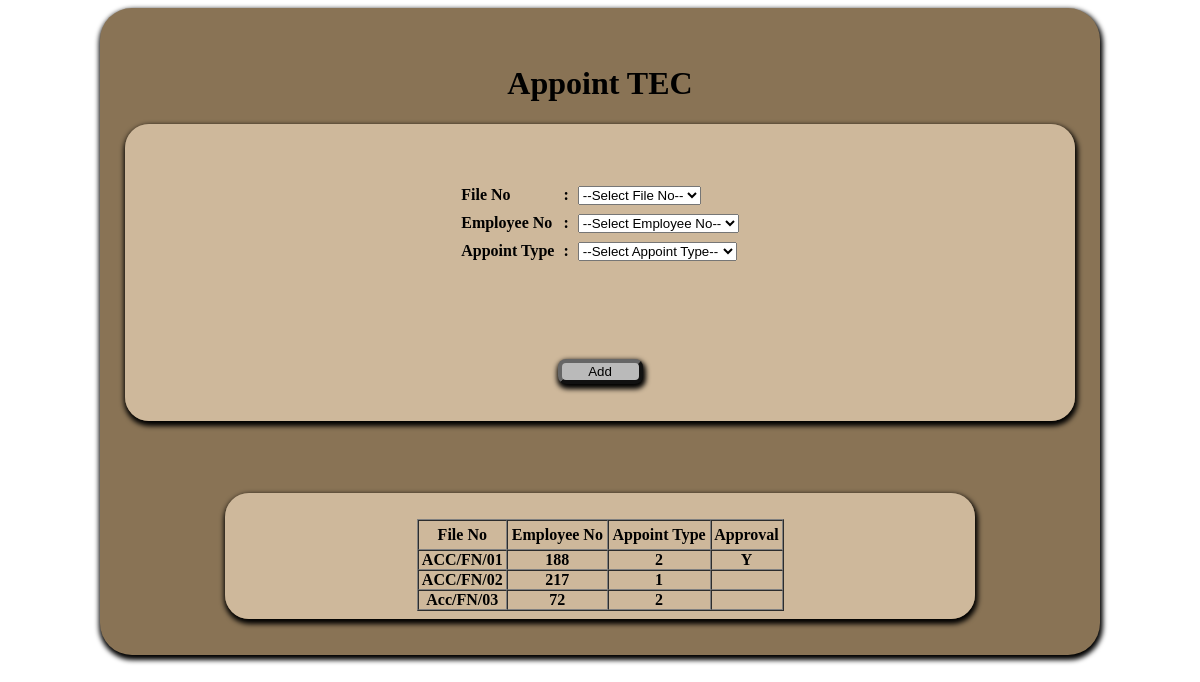
The page /appoint_TEC2.php on the database its author committed.
### tables this page shows
CREATE TABLE IF NOT EXISTS `appoint_tec` (
  `File_no` varchar(25) NOT NULL,
  `EmpNo` int(10) NOT NULL,
  `type_id` int(1) NOT NULL,
  `Approve` varchar(1) NOT NULL,
  PRIMARY KEY (`File_no`),
  UNIQUE KEY `File_no` (`File_no`)
);

### phpfncs/Database.php (called while the page is built, shortened)
<?php
class DBOperations
{
private $ServerCon;
	public function Connect_to_DB($db)
	{
	$this->ServerCon = mysql_connect("localhost","root","");
	if (!$this->ServerCon)
		  {
		  die('Could not connect: ' . mysql_error());
		  }
	  else
		  {
			$this->DbCon =mysql_select_db('misaccdb', $this->ServerCon);
		  }
	}
	public function Exe_Qry($query)
	{
			$result = mysql_query($query, $this->ServerCon);
				if(!$result)
				{
					die('DB Error: ' . mysql_error(). " <br/>" .$query);
					echo '<script> alert ("'. mysql_error() .'"); </script>';
				}
				else
				{
					return $result;
				}
	}
}
?>

### appoint_TEC2.php (the view, shortened to what this page needs)
<!DOCTYPE html>
<html>
<head>
<link href="css/Css_file.css" rel="stylesheet" type="text/css">
<?php
require_once ("phpfncs/Database.php");
$db = new DBOperations("attend_db");
?>
</head>
	<body>
<div id="wrapp">
	<form method="post" action="" onSubmit="return validate_form(this);" class="plain">
<table align="center" class="searchResults">
		<table width="94%" height="297"  border="0" align="center" cellpadding="10" cellspacing="1" id="wrapped2">
		  <caption><h1>Appoint TEC</h1></caption>
            	<tr>
					<th>
					<table align="center"  border="0" cellpadding="4" cellspacing="1" style="color:#000000">
                <div class="combobox">
                <tr>
					<th valign="top" scope="row"><div align="left">File No</div></th>
					<th valign="top">:</th>
							<td align="left">
							<select name = "txtfile_no" id = "txtfile_no" onChange = "buttonfun()">
            <?php
				echo "<option >--Select File No--</option>";
			?>
			</td>
    </tr>
				</tr>
				</div>
                <div class="combobox">
                <tr>
					<th valign="top" scope="row"><div align="left">Employee No</div></th>
					<th valign="top">:</th>
							<td align="left">
							<select name = "txtemp_no" id = "txtemp_no" onChange = "buttonfun()">
            <?php
				echo "<option >--Select Employee No--</option>";
			?>
			</td></tr></select>
				</tr></div>
                <div class="combobox">
                <tr>
					<th valign="top" scope="row"><div align="left">Appoint Type</div></th>
					<th valign="top">:</th>
							<td align="left">
							<select name = "txtappoin_type" id = "txtappoin_type" onChange = "buttonfun()">
            <?php
				echo "<option >--Select Appoint Type--</option>";
			?>
			</td></tr></select>
				</tr></div>
			<br/>
			<br/>
			<tr>
				<td class="tbrow" colspan="3" >
				<table width="100%" >
					<tr >
						<td class="tbrow" width="22%"> <div align="center"><font color="#FF33CC" size="1">
							<input name="btnadd" type="submit" id="btnaddid" value="Add" onClick="myfunction()">
							</font></div>
						</td>
						</td>
				</tr>
<br/>
			<br/>
				<br/>
			<br/>
			<table id="wrapped" align="center" cellspacing="3" cellpadding="5" border="0">
			<tr>
				<th>
				<?php
					$result1=$db->Exe_Qry("SELECT * FROM appoint_tec ORDER BY file_no");
					if(mysql_num_rows($result1)>0){
					if ($myrow = mysql_fetch_array($result1)) {
					echo '<br>';
					echo '<table id = "table2" align="center" border="1" cellspacing="0" cellpadding="0" width=50% >'."\n";
					echo '<tr height="30">';
					echo '<td class="tbrow" ><div align="center">File No</td>';
					echo '<td class="tbrow" ><div align="center">Employee No</td>';
					echo '<td class="tbrow" ><div align="center">Appoint Type</td>';
					echo '<td class="tbrow" ><div align="center">Approval</td>';
					echo "</tr>\n";
					do {
				?>
				<tr>
                	<td class="" ><?php echo $myrow['File_no']; ?></td>
					<td class="" ><?php echo $myrow['EmpNo']; ?></td>
					<td class="" ><?php echo $myrow['type_id']; ?></td>
					<td class="" ><?php echo $myrow['Approve']; ?></td>
				<?php
					}
					while ($myrow = mysql_fetch_array($result1));
					echo '</table>';
					}
					}
					else{
						echo "No Result to Display";
					}
				?>
				</th>
			</table>
	<br />
	<br />
</body>
</html>

### css/Css_file.css (style rules this page uses)
Caption { color:#000000; white-space:nowrap; }
#wrapp { width:1000px; margin:auto; background:#897355; box-shadow:1px 3px 5px 2px; border-radius:2em; }
input[type="submit"],#browse,#start-upload,.butt { background:#bababa; border-radius: 8px; border-color:#666666; border-width:4px; width:85px; box-shadow:1px 3px 5px 2px; }
#wrapped { background:url(../images/inbg5.png); margin:auto; width:750px; box-shadow:1px 3px 5px 2px; border-radius:1.5em; }
#wrapped2 { background:url(../images/inbg5.png); margin:auto; width:95%; box-shadow:1px 3px 5px 2px; border-radius:1.5em; }
th, td { font-weight:bolder; vertical-align:central; color:#000; font-size:16px; }

### rows shown on the page
appoint_tec: File_no "ACC/FN/01", EmpNo "188", type "2", Approve "Y"
appoint_tec: File_no "ACC/FN/02", EmpNo "217", type "1"
appoint_tec: File_no "Acc/FN/03", EmpNo "72", type "2"
